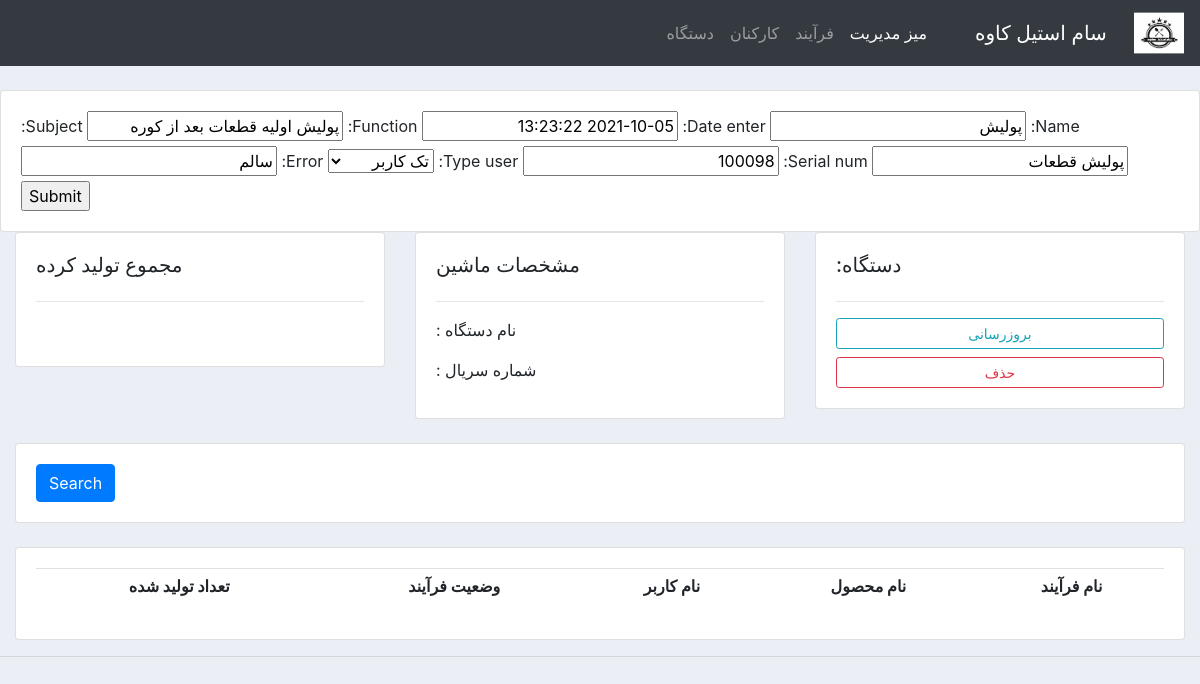
Screenshot of /update_machine/2/ with the database file from the repository.
### company/models.py (models this page shows, shortened)
class Machine(models.Model):
	CATEGORY = (
			('تک کاربر', 'تک کاربر'),
			('کاربر گروهی', 'کاربر گروهی')
	)
	name = models.CharField(max_length= 100, null= True)
	date_enter = models.DateTimeField(null= True)
	function = models.CharField(max_length=100, null= True)
	subject = models.CharField(max_length=500, null= True)
	serial_num = models.IntegerField(null= True)
	type_user = models.CharField(max_length= 30, choices= CATEGORY, null= True)
	error=  models.CharField(max_length=100, null= True)

### company/views.py (the view, shortened to what this page needs)
# urls.py: path("update_machine/<str:pk>/", views.updatemachine, name="update_machine"),
def updatemachine(request, pk):
    machine = Machine.objects.get(id=pk)
    form = machineForm(instance=machine)
    if request.method == 'POST':
        form = machineForm(request.POST, instance=machine)
        if form.is_valid():
            form.save()
    context = {'form': form}
    return render(request, "company/machineedit.html", context)

### company/forms.py
class machineForm(ModelForm):
	class Meta:
		model = Machine
		fields = '__all__'

### company/templates/company/machineedit.html (shortened to what this page needs)
{%  extends 'company/main.html' %}
{% block content %}
<br>
<div class="row">
	<div class="col-med-7">
		<div class="card card-body">
			<form action="" method="POST">
				{{form}}
				<input type="submit" name="submit">
			</form>
		</div>
	</div>
</div>
<div class="row">
	<div class="col-md">
		<div class="card card-body">
			<h5>دستگاه: {{ machine.name }} {{ machine.serial_num }}</h5>
			<hr>
			<a class="btn btn-outline-info  btn-sm btn-block" href="">بروزرسانی</a>
			<a class="btn btn-outline-danger  btn-sm btn-block" href="">حذف</a>
		</div>
	</div>
	<div class="col-md">
		<div class="card card-body">
			<h5>مشخصات ماشین</h5>
			<hr>
			<p>نام دستگاه  : {{ machine.name }}</p>
			<p>شماره سریال  : {{ machine.serial_num }}</p>
		</div>
	</div>
	<div class="col-md">
		<div class="card card-body">
			<h5>مجموع تولید کرده</h5>
			<hr>
			<h1 style="text-align: center;padding: 10px"></h1>
		</div>
	</div>
</div>
<br>
<div class="row">
	<div class="col">
		<div class="card card-body">
			<form method="get">
		    <button class="btn btn-primary" type="submit">Search</button>
		  </form>
		</div>
	</div>
</div>
<br>
<div class="row">
	<div class="col-md">
		<div class="card card-body">
			<table class="table table-sm">
				<tr>
					<th>نام فرآیند</th>
					<th>نام محصول</th>
					<th>نام کاربر</th>
					<th>وضعیت فرآیند</th>
					<th>تعداد تولید شده</th>
				</tr>
			</table>
		</div>
	</div>
</div>
{% endblock %}

### static/css/main.css (style rules this page uses)
body { background-color: #ebeff5; }

### company/templates/company/main.html (style rules this page uses)
body { background-color: #ebeff5; }
table { text-align: center; }
th { text-align: center; }

### rows the page displays
Machine: name "پولیش", date_enter "2021-10-05 13:23:22", function "پولیش اولیه قطعات بعد از کوره", subject "پولیش قطعات", serial_num "100098", type_user "تک کاربر", error "سالم"
